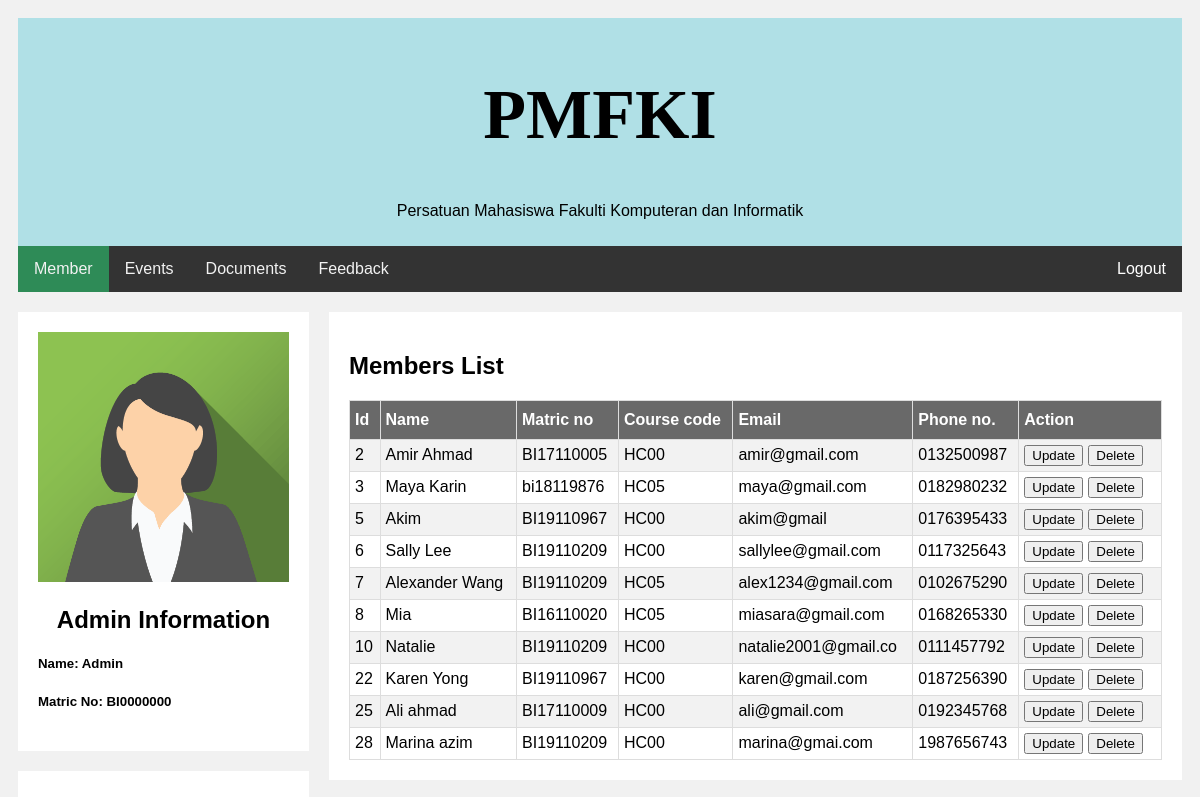
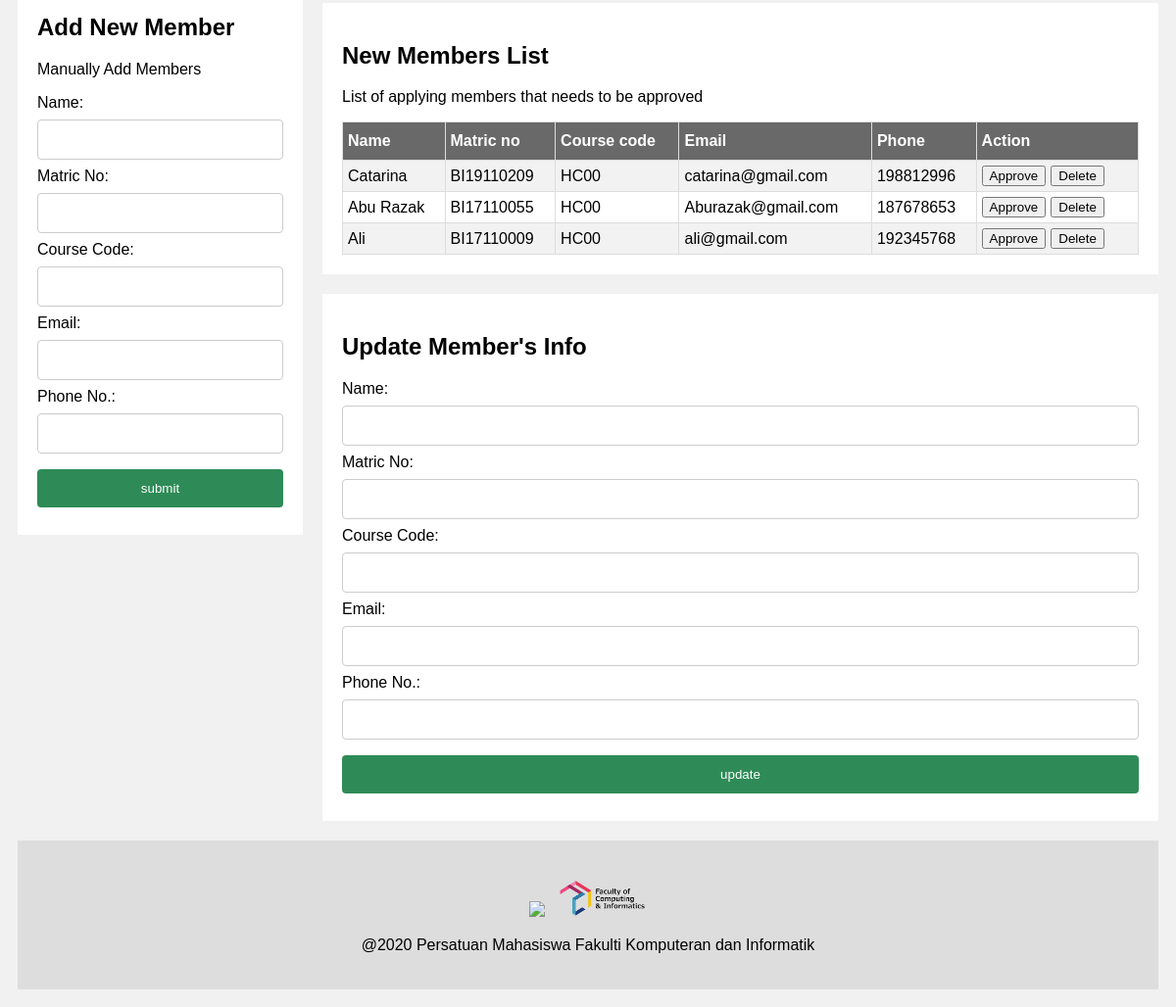
The app's page /admin.php with its own data (2 pictures, top to bottom).
### tables this page shows
CREATE TABLE `member1` (
  `id` int(10) NOT NULL,
  `name` varchar(20) NOT NULL,
  `matric_no` varchar(10) NOT NULL,
  `course_code` varchar(4) NOT NULL,
  `email` varchar(30) NOT NULL,
  `phone` varchar(10) NOT NULL
);

CREATE TABLE `new_member` (
  `id` int(10) NOT NULL,
  `name` varchar(20) NOT NULL,
  `matric_no` varchar(10) NOT NULL,
  `course` varchar(4) NOT NULL,
  `email` varchar(20) NOT NULL,
  `phone` int(10) NOT NULL
);

### admin.php (the view, shortened to what this page needs)
<?php
include("config.php");
?>
<!DOCTYPE html>
<html>
<link rel="stylesheet" href="styles.css">
<body>
<div class="header">
  <h1>PMFKI</h1>
  <p>Persatuan Mahasiswa Fakulti Komputeran dan Informatik</p>
</div>
<div class="tab">
<div class="topnav">
	<a class="tablinks" onclick="openNav(event, 'member')" id="defaultOpen">Member</a>
	<a class="tablinks" onclick="openNav(event, 'event')">Events</a>
	<a class="tablinks" onclick="openNav(event, 'documents')">Documents</a>
	<a class="tablinks" onclick="openNav(event, 'feedback')">Feedback</a>
	<a href="index.php" style="float:right; color:white">Logout</a>
</div>
</div>
<div id="member" class="tabcontent">
	<div class="row">
		<div class="columnLeft">
			<div class="card">
				<img src="img/img_avatar2.png" style="width:100%;">
				<h2 style="text-align:center;">Admin Information</h2>
				<h5>Name: Admin</h5>
				<h5>Matric No: BI0000000</h5>
			</div>
			<div class="card">
				<h2>Add New Member</h2>
				<p> Manually Add Members</p>
				<form action="insert.php" method="post">
				<label for="name">Name:</label>
				<input type="text" id="name" name="name">
				<label for="matric_no">Matric No:</label>
				<input type="text" id="matric_no" name="matric_no">
				<label for="course_code">Course Code:</label>
				<input type="text" id="course_code" name="course_code">
				<label for="email">Email:</label>
				<input type="text" id="email" name="email">
				<label for="phone">Phone No.:</label>
				<input type="text" id="phone" name="phone">
				<input type="submit" value="submit" style="background-color:seagreen" >
				</form>
			</div>
		</div>
		<div class="columnRight">
			<div class="card">
				<h2> Members List</h2>
				<?php
					$sql = "SELECT * FROM member1";
                    if($result = mysqli_query($link, $sql)){
                        if(mysqli_num_rows($result) > 0){
                                echo "<table id='customers'>";
                                    echo "<tr>";
                                        echo "<th>Id</th>";
                                        echo "<th>Name</th>";
                                        echo "<th>Matric no</th>";
                                        echo "<th>Course code</th>";
										echo "<th>Email</th>";
										echo "<th>Phone no.</th>";
                                        echo "<th>Action</th>";
                                    echo "</tr>";
                                while($row = mysqli_fetch_array($result)){
                                    echo "<tr>";
                                        echo "<td>" . $row['id'] . "</td>";
                                        echo "<td>" . $row['name'] . "</td>";
                                        echo "<td>" . $row['matric_no'] . "</td>";
                                        echo "<td>" . $row['course_code'] . "</td>";
                                        echo "<td>" . $row['email'] . "</td>";
                                        echo "<td>" . $row['phone'] . "</td>";
                                        echo "<td>";
                                            echo '<button><a href="admin.php?edit='.$row['id'].'">Update</a></button>';
                                            echo '<button><a onclick="return confirmSubmit()" href="delete_member.php?id='.$row['id'].'">Delete</a></button>';
                                        echo "</td>";
                                    echo "</tr>";
                                }
                            echo "</table>";
                        } else{
                            echo "<p class='lead'><em>No records were found.</em></p>";
                        }
                    } else{
                        echo "ERROR: Could not execute $sql. " . mysqli_error($link);
                    }
                    ?>
			</div>
			<div class="card">
				<h2> New Members List</h2>
				<p> List of applying members that needs to be approved</p>
					<?php
						$sql = "SELECT * FROM new_member";
						if($result = mysqli_query($link, $sql)){
							if(mysqli_num_rows($result) > 0){
								echo "<table id='customers'>";
                                    echo "<tr>";
                                        echo "<th>Name</th>";
                                        echo "<th>Matric no</th>";
                                        echo "<th>Course code</th>";
										echo "<th>Email</th>";
										echo "<th>Phone</th>";
                                        echo "<th>Action</th>";
                                    echo "</tr>";
                                while($row = mysqli_fetch_array($result)){
                                    echo "<tr>";
                                        echo "<td>" . $row['name'] . "</td>";
                                        echo "<td>" . $row['matric_no'] . "</td>";
                                        echo "<td>" . $row['course'] . "</td>";
                                        echo "<td>" . $row['email'] . "</td>";
										echo "<td>" . $row['phone'] . "</td>";
                                        echo "<td>";
                                           echo '<button><a onclick="return confirmSubmit()" href="approve_member.php?id='.$row['id'].'">Approve</a></button>';
										   echo '<button><a onclick="return confirmSubmit()" href="delete_new_member.php?id='.$row['id'].'">Delete</a></button>';
                                        echo "</td>";
                                    echo "</tr>";
                                }
								echo "</table>";
							}
							else{
								echo "No new records";
							}
						}
						else{
                        echo "ERROR: Could not execute $sql. " . mysqli_error($link);
						}
                    ?>
			</div>
			<div class="card">
				<h2>Update Member's Info</h2>
				<?php
				if (isset($_GET['edit'])) {
					$id = $_GET['edit'];
					$update = true;
					$sql = "SELECT * FROM member1 WHERE id=$id";
					$record = mysqli_query($link, $sql);
					if (!is_null($record)) {
						$n = mysqli_fetch_array($record);
						$name = $n['name'];
						$matric = $n['matric_no'];
						$course = $n['course_code'];
						$email = $n['email'];
						$phone = $n['phone'];
						}
				}
				else {
					$name=null;
					$matric=null;
					$course=null;
					$email=null;
					$phone=null;
				}
				?>
				<form action="update.php" method="post">
						<label for="name">Name:</label>
						<input type="text" id="name" name="name" value ="<?php echo $name; ?>" >
						<label for="matric_no">Matric No:</label>
						<input type="text" id="matric_no" name="matric_no" value="<?php echo $matric; ?>">
						<label for="course_code">Course Code:</label>
						<input type="text" id="course_code" name="course_code" value="<?php echo $course; ?>">
						<label for="email">Email:</label>
						<input type="text" id="email" name="email" value="<?php echo $email; ?>">
						<label for="phone">Phone No.:</label>
						<input type="text" id="phone" name="phone" value="<?php echo $phone; ?>">
						<input type="submit" name="update" value="update" style="background-color:seagreen">
				</form>
			</div>
		</div>
	</div>
</div>
<div class="footer">
  <img src="img/ums_logo.png" style="width:100px">
  <img src="img/fci_logo_1.png" style="width:100px; padding-left:10px">
  <p>@2020 Persatuan Mahasiswa Fakulti Komputeran dan Informatik</p>
</div>
</body>
</html>

### styles.css (style rules this page uses)
* { box-sizing: border-box; }
body { font-family: Arial; padding: 10px; background: #f1f1f1; }
.header { padding: 10px; text-align: center; background: powderblue; }
.header h1 { font-size: 70px; font-family: impact; }
.topnav { overflow: hidden; background-color: #333; }
.topnav a { float: left; display: block; color: #f2f2f2; text-align: center; padding: 14px 16px; text-decoration: none; }
.active { background-color: seagreen; color: white; }
.tabcontent { display:none; }
.columnLeft { float: left; width: 25%; }
.columnRight { float: left; width: 75%; background-color: #f1f1f1; padding-left: 20px; }
.card { background-color: white; padding: 20px; margin-top: 20px; }
.row:after { content: ""; display: table; clear: both; }
input[type=text],textarea,select, email { width: 100%; padding: 12px 20px; margin: 8px 0; display: inline-block; border: 1px solid #ccc; border-radius: 4px; box-sizing: border-box; }
input[type=submit] { width: 100%; background-color: dimgrey; color: white; padding: 12px 10px; margin: 8px 0; border: none; border-radius: 4px; cursor: pointer; }
.tabcontent { display: none; }
#customers { font-family: Arial, Helvetica, sans-serif; border-collapse: collapse; width: 100%; }
#customers td, #customers th { border: 1px solid #ddd; padding: 5px; }
#customers tr:nth-child(even) { background-color: #f2f2f2; }
#customers th { padding-top: 10px; padding-bottom: 10px; text-align: left; background-color: dimgrey; color: white; }
button { margin-right:5px; }
a:link { text-decoration: none; color: black; }
.footer { padding: 20px; text-align: center; background: #ddd; margin-top: 20px; }
.footer img { padding-top:20px }

### records on screen
member1: id "2", name "Amir Ahmad", matric_no "BI17110005", course_code "HC00", email "amir@gmail.com", phone "0132500987"
member1: id "3", name "Maya Karin", matric_no "bi18119876", course_code "HC05", email "maya@gmail.com", phone "0182980232"
member1: id "5", name "Akim", matric_no "BI19110967", course_code "HC00", email "akim@gmail", phone "0176395433"
member1: id "6", name "Sally Lee", matric_no "BI19110209", course_code "HC00", email "sallylee@gmail.com", phone "0117325643"
member1: id "7", name "Alexander Wang", matric_no "BI19110209", course_code "HC05", email "alex1234@gmail.com", phone "0102675290"
member1: id "8", name "Mia", matric_no "BI16110020", course_code "HC05", email "miasara@gmail.com", phone "0168265330"
member1: id "10", name "Natalie", matric_no "BI19110209", course_code "HC00", email "natalie2001@gmail.co", phone "0111457792"
member1: id "22", name "Karen Yong", matric_no "BI19110967", course_code "HC00", email "karen@gmail.com", phone "0187256390"
member1: id "25", name "Ali ahmad", matric_no "BI17110009", course_code "HC00", email "ali@gmail.com", phone "0192345768"
member1: id "28", name "Marina azim", matric_no "BI19110209", course_code "HC00", email "marina@gmai.com", phone "1987656743"
new_member: name "Catarina", matric_no "BI19110209", course "HC00", email "catarina@gmail.com", phone "198812996"
new_member: name "Abu Razak", matric_no "BI17110055", course "HC00", email "Aburazak@gmail.com", phone "187678653"
new_member: name "Ali", matric_no "BI17110009", course "HC00", email "ali@gmail.com", phone "192345768"
